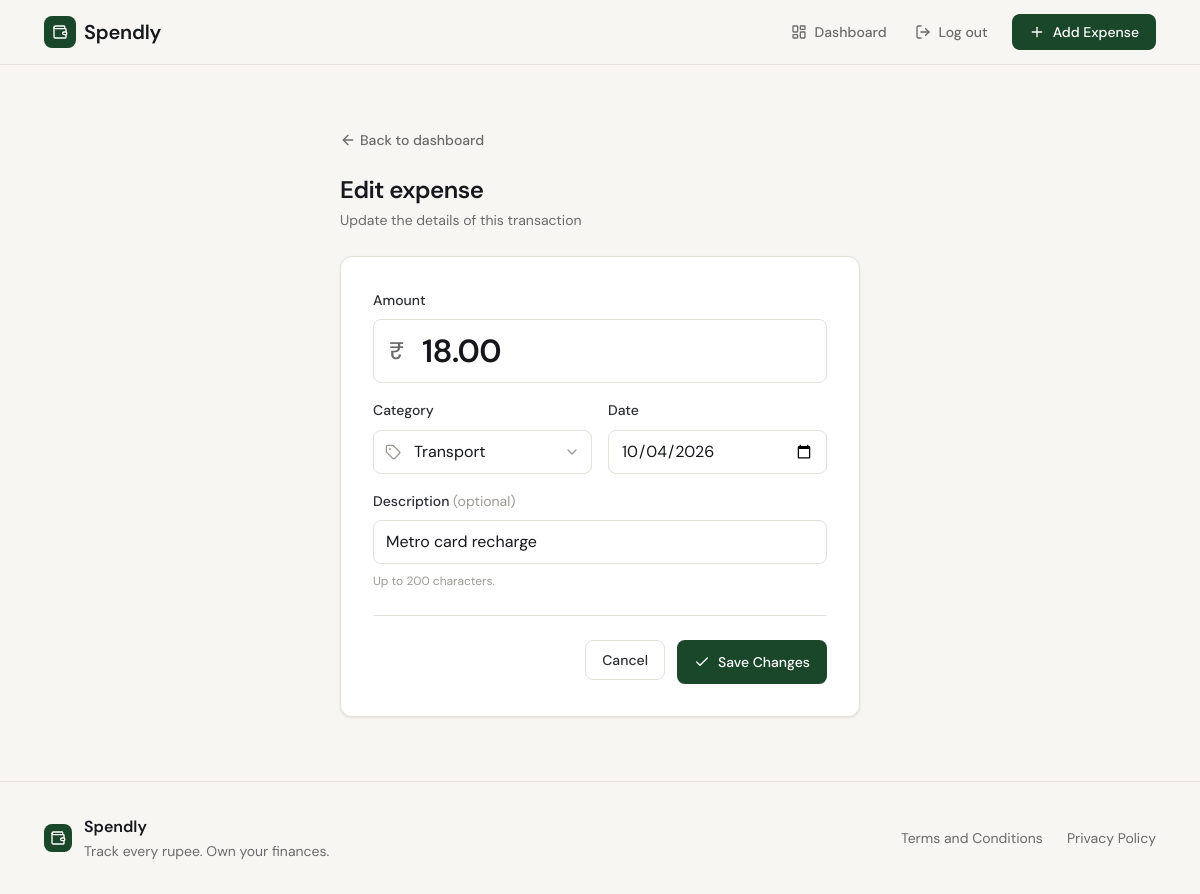
The app's page /expenses/2/edit (signed in) with its own data.
### tables this page shows
CREATE TABLE expenses (
                id          INTEGER PRIMARY KEY AUTOINCREMENT,
                user_id     INTEGER NOT NULL,
                amount      REAL NOT NULL,
                category    TEXT NOT NULL,
                date        TEXT NOT NULL,
                description TEXT,
                created_at  TEXT NOT NULL DEFAULT CURRENT_TIMESTAMP,
                FOREIGN KEY (user_id) REFERENCES users(id)
            );

### app.py (the view, shortened to what this page needs)
@app.route("/expenses/<int:id>/edit", methods=["GET", "POST"])
def edit_expense(id):
    user_id = session.get("user_id")
    if not user_id:
        return redirect(url_for("login"))
    expense = get_expense_by_id(id, user_id)
    if expense is None:
        abort(404)
    if request.method == "GET":
        form = {
            "amount": "{:.2f}".format(expense["amount"]),
            "category": expense["category"],
            "date": expense["date"],
            "description": expense["description"] or "",
        }
        return render_template(
            "edit_expense.html", expense=expense, categories=CATEGORIES, form=form
        )

### database/db.py (called while the page is built)
def get_db():
    conn = sqlite3.connect(DB_PATH)
    conn.row_factory = sqlite3.Row
    conn.execute("PRAGMA foreign_keys = ON")
    return conn

### database/queries.py (called while the page is built)
def get_expense_by_id(expense_id, user_id):
    conn = get_db()
    try:
        row = conn.execute(
            "SELECT id, amount, category, date, description FROM expenses "
            "WHERE id = ? AND user_id = ?",
            (expense_id, user_id),
        ).fetchone()
    finally:
        conn.close()
    return dict(row) if row else None

### templates/edit_expense.html (shortened to what this page needs)
{% extends "base.html" %}
{% import "_macros.html" as ui with context %}
{% block content %}
<section class="auth-section">
    <div class="auth-container auth-container-wide">
        <a href="{{ url_for('profile') }}" class="back-link"><i data-lucide="arrow-left"></i>Back to dashboard</a>
        <div class="auth-header auth-header-left">
            <h1 class="auth-title">Edit expense</h1>
            <p class="auth-subtitle">Update the details of this transaction</p>
        </div>
        <div class="auth-card">
            {{ ui.expense_form(url_for('edit_expense', id=expense.id), form, categories, "Save Changes") }}
        </div>
    </div>
</section>
{% endblock %}

### templates/_macros.html (shortened to what this page needs)
{% macro expense_form(action, form, categories, submit_label, default_date="") -%}
<form method="POST" action="{{ action }}">
    <div class="form-group">
        <label for="amount">Amount</label>
        <div class="input-group amount-group">
            <span class="input-prefix" aria-hidden="true">₹</span>
            <input type="number" id="amount" name="amount"
                   class="form-input" placeholder="0.00"
                   step="0.01" min="0.01" inputmode="decimal"
                   value="{{ form.amount or '' }}"
                   required autofocus>
        </div>
    </div>
    <div class="form-row">
        <div class="form-group">
            <label for="category">Category</label>
            <div class="input-group">
                <span class="input-prefix" aria-hidden="true"></span>
                <select id="category" name="category" class="form-input" required>
                    {% for cat in categories %}
                    <option value="{{ cat }}"{% if cat == form.category %} selected{% endif %}>{{ cat }}</option>
                    {% endfor %}
                </select>
                <span class="input-suffix" aria-hidden="true"></span>
            </div>
        </div>
        <div class="form-group">
            <label for="date">Date</label>
            <input type="date" id="date" name="date"
                   class="form-input"
                   value="{{ form.date or default_date }}"
                   required>
        </div>
    </div>
    <div class="form-group">
        <label for="description">Description <span class="form-optional">(optional)</span></label>
        <input type="text" id="description" name="description"
               class="form-input" placeholder="e.g. Lunch with friends"
               maxlength="200"
               value="{{ form.description or '' }}">
        <p class="form-hint">Up to 200 characters.</p>
    </div>
    <div class="form-actions">
        <a href="{{ url_for('profile') }}" class="btn-cancel">Cancel</a>
        <button type="submit" class="btn-submit"><i data-lucide="check"></i>{{ submit_label }}</button>
    </div>
</form>
{%- endmacro %}

### records on screen
expenses: amount "18.00", category "Transport", date "10/04/2026", description "Metro card recharge"

### other values on screen
{{ submit_label }} "Save Changes"
